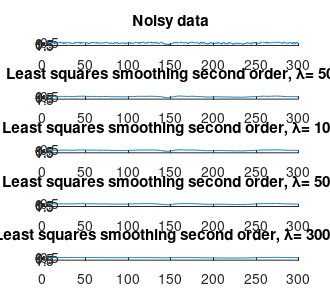

Write MATLAB code to recreate this figure.
%% Least squares smoothing 
% This example illustrates smooth a noisy ECG waveform
% by least squares.
% This approach regularizes the energy of the second-order derivative.
%
%  Ivan Selesnick
% selesi@poly.edu

%% Start

clear
close all

%% Load data

load data_HW10_15_5.txt;
whos

y = data_HW10_15_5;         % data value
N = length(y);

%% Display data

figure(1)
clf
plot(y)
title('Data')

%% Smoothing (degree = 2)
% D is the second-order difference matrix.
% It approximates the second-order derivative.
% In order to exploit fast banded solvers in Matlab,
% we define D as a sparse matrix using 'spdiags'.

e = ones(N, 1);
D = spdiags([e -2*e e], 0:2, N-2, N);
full(D(1:5, 1:5))
full(D(end-4:end, end-4:end))
%% Smoothing (degree = 3)
D3 = spdiags([e -3*e 3*e -e], 0:3, N-3, N);
full(D3(1:6, 1:6))
full(D3(end-5:end, end-5:end))

%%
% Solve the least square problem for second order 

lam1 = 50;
lam2 = 100;
lam3 = 500;
lam4 = 30000;
F1 = speye(N) + lam1 * D' * D;            % F is a banded matrix
F2 = speye(N) + lam2 * D' * D; 
F3 = speye(N) + lam3 * D' * D;
F4 = speye(N) + lam4 * D' * D;
x1 = F1 \ y;                              % Matlab uses a fast solver for banded systems)
x2 = F2 \ y;
x3 = F3 \ y;
x4 = F4 \ y;
% figure(1)
% plot(x)
% % Solve the least square problem for third order 

% lam = 50;
% F3 = speye(N) + lam * D3' * D3;            % F is a banded matrix
% x3 = F3 \ y;                              % Matlab uses a fast solver for banded systems)

%% Figures to file


% addpath ../extra_functions
% MyGraphPrefsON

PH = 1.5;       % plot height

YL1 = [-0.5 1.8];

figure(1)
clf

subplot(5, 1, 1)
plot(y)
box off
title('Noisy data');
ylim(YL1)

subplot(5, 1, 2)
plot(x1)
box off
title('Least squares smoothing second order, {\lambda}= 50');
xlabel(' ')
ylim(YL1)

subplot(5, 1, 3)
plot(x2)
box off
title('Least squares smoothing second order, {\lambda}= 100');
xlabel(' ')
ylim(YL1)

subplot(5, 1, 4)
plot(x3)
box off
title('Least squares smoothing second order, {\lambda}= 500');
xlabel(' ')
ylim(YL1)

subplot(5, 1, 5)
plot(x4)
box off
title('Least squares smoothing second order, {\lambda}= 30000');
xlabel(' ')
ylim(YL1)




set(gcf, 'PaperPosition',[1 1 3.3 2*PH])

print -deps fig1

% MyGraphPrefsOFF


%% Smoothing (degree = 3)

% if 0
%     figure(5)
%     D = spdiags([e -3*e 3*e -e], 0:3, N-3, N);
%     
%     full(D(1:6, 1:6))    
%     full(D(end-5:end, end-5:end))
%         
%     lam = 105;    
%     F = speye(N) + lam * D' * D;
%     x = F \ y;
%     
%     figure(1)
%     plot(x)
    
% end